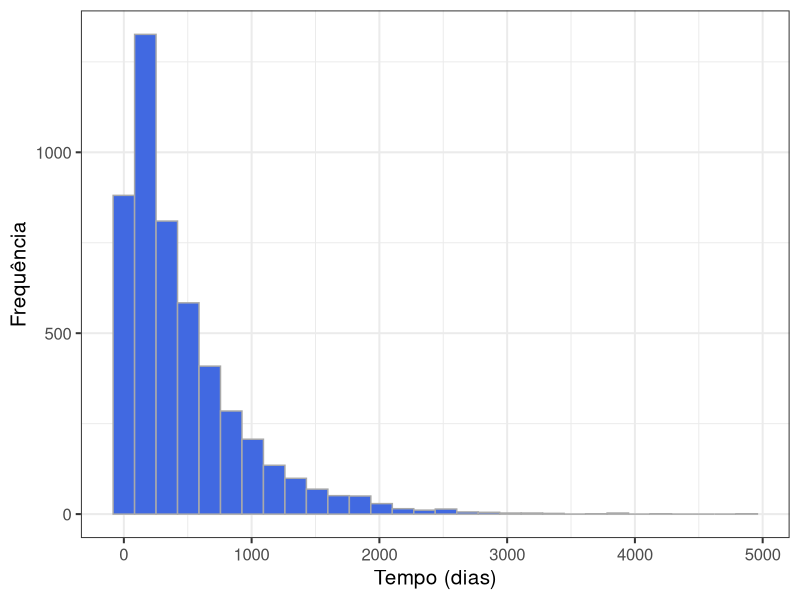
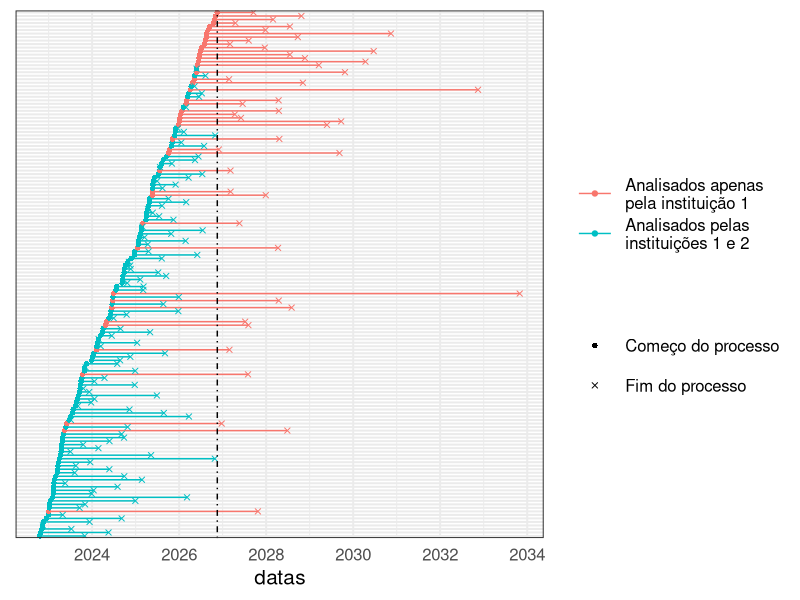
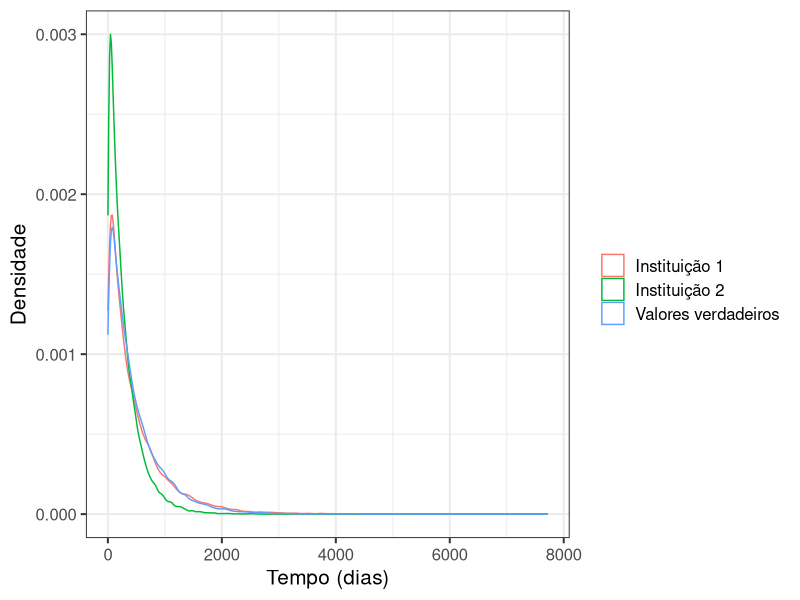

Source code (R) for these figures, in order:
## ---- chunk 1

knitr::opts_chunk$set(echo = F,
                      warning = F,
                      message = F,
                      fig.align = 'center')

## ---- chunk 2

library(dplyr)
library(tidyr)
library(ggplot2)

a <- 0.95
b <- 450
N <- 150
amostra <- rweibull(N, a, b)

datas <- sort(sample(seq(Sys.Date()-N*10, Sys.Date(), 1), N))

d0 <- data.frame(datas, amostra) %>% 
  mutate(data_final = datas+floor(amostra),
         id = factor(1:n()),
         obs = data_final > Sys.Date(),
         tempo = Sys.Date() - datas,
         censor = !obs,
         tempo = ifelse(obs, tempo, amostra))

observados <- d0$amostra[!d0$obs]

d <- d0%>% 
  gather(tipo, datas, contains("data")) %>% 
  select(-amostra)

## ---- chunk 3

N <- 5000
amostra <- rweibull(N, a, b)

data_frame(`Média` = mean(amostra), `Desvio Padrão` = sd(amostra)) %>% 
  knitr::kable(digits = 2, align = 'c', caption = "Medidas descritivas do tempo de duração simulado.")

## ---- chunk 4

N2 <- 5000
amostra <- rweibull(N2, a, b)

data_frame(tempo = amostra) %>% 
  ggplot(aes(x = tempo)) +
  geom_histogram(fill = 'royalblue',
                 color = 'darkgrey') +
  theme_bw(15) +
  xlab("Tempo (dias)") +
  ylab("Frequência")

comeco <- format(Sys.Date() - 10*N, '%d/%m/%Y')
hoje <- format(Sys.Date(), '%d/%m/%Y')

## ---- chunk 5

shape_data_final <- c("Fim do processo", "Começo do processo")

hoje <- Sys.Date()

d %>% 
  mutate(obs = ifelse(obs, "Analisados apenas\npela instituição 1",
                      "Analisados pelas\ninstituições 1 e 2"),
         tipo = ifelse(tipo == 'data_final',
                       shape_data_final[1],
                       shape_data_final[2])) %>% 
  ggplot(aes(x = id, y = datas, group = id,
             shape = tipo, color = obs)) +
  geom_path() +
  geom_point() +
  geom_hline(yintercept = as.numeric(hoje), linetype = 4) +
  coord_flip() +
  theme_bw(15) +
  scale_color_hue(name = '') +
  scale_shape_manual(name = '', values = c(16,4)) +
  theme(axis.ticks = element_blank(),
        axis.text.y = element_blank(),
        axis.title.y = element_blank(),
        legend.key.size = unit(2, 'lines'))

## ---- chunk 6

library(survival)

d0 <- filter(d0, tempo > 0)

fit1 <- survreg(Surv(tempo, censor) ~ 1, dist = 'weibull', data = d0)
  
fit2 <- survreg(Surv(observados) ~ 1, dist = 'weibull')

a_1 <- 1/fit1$scale 
a_2 <- 1/fit2$scale
b_1 <- exp(fit1$coefficients[1])
b_2 <- exp(fit2$coefficients[1])

media_1 <- b_1*gamma(1+1/a_1)
media_2 <- b_2*gamma(1+1/a_2)
sd_1 <- sqrt(b_1^2*(gamma(1+2/a_1)-gamma(1+1/a_1))^2)
sd_2 <- sqrt(b_2^2*(gamma(1+2/a_2)-gamma(1+1/a_2))^2)

media_real <- b*gamma(1+1/a)
sd_real <- sqrt(b^2*(gamma(1+2/a)-gamma(1+1/a))^2)
  
tabela_resumo <- data_frame(` ` =  c("Instituição 1", "Instituição 2", "Valores reais"),
                            `Média` = c(media_1, media_2, media_real),
                            `Desvio padrão` = c(sd_1, sd_2, sd_real))

knitr::kable(tabela_resumo, digits = 2, align = 'c',
             caption = 'Comparação entre os valores reais e as estimativas produzidas por cada instituição.')
## ---- chunk 7

N <- 60000

obs <- c(rweibull(floor(N/3), a_1, b_1),
         rweibull(floor(N/3), a_2, b_2),
         rweibull(floor(N/3), a, b))

grps <- rep(c("Instituição 1", "Instituição 2", "Valores verdadeiros"),
            each = floor(N/3))

data_frame(obs, grps) %>% 
  ggplot(aes(x = obs, color = grps)) +
  geom_density() +
  theme_bw(15) +
  xlab("Tempo (dias)") +
  ylab("Densidade") +
  scale_color_hue(name = "")

